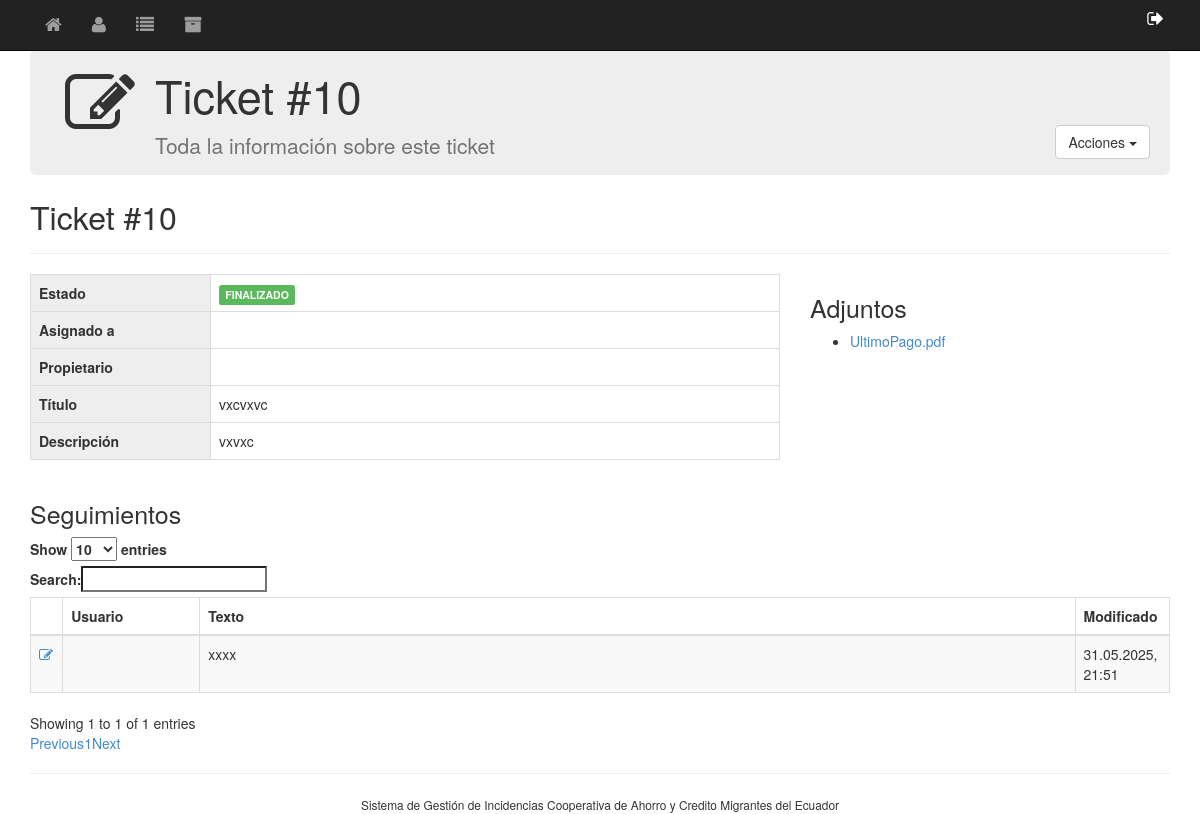
/ticket/10/ (signed in), run on the app's committed database.
### main/models.py (models this page shows, shortened)
class Ticket(models.Model):
    title = models.CharField('Title', max_length=title_max_length)
    owner = models.ForeignKey(
        User,
        on_delete=models.SET_NULL,
        related_name='owner',
        blank=True,
        null=True,
        verbose_name='Owner'
    )
    description = models.TextField('Description', blank=True, null=True)
    STATUS_CHOICES = [
        ('TODO', 'TODO'),
        ('IN PROGRESS', 'IN PROGRESS'),
        ('WAITING', 'WAITING'),
        ('DONE', 'DONE'),
    ]
    status = models.CharField(
        'Status',
        choices=STATUS_CHOICES,
        max_length=title_max_length,
        blank=True,
        null=True,
    )
    waiting_for = models.ForeignKey(
        User,
        on_delete=models.SET_NULL,
        related_name='waiting_for',
        blank=True,
        null=True,
        verbose_name='Waiting For'
    )
    closed_date = models.DateTimeField(blank=True, null=True)
    assigned_to = models.ForeignKey(
        User,
        on_delete=models.SET_NULL,
        related_name='assigned_to',
        blank=True,
        null=True,
        verbose_name='Assigned to'
    )
    created = models.DateTimeField(auto_now_add=True)
    updated = models.DateTimeField(auto_now=True)

class Attachment(models.Model):
    ticket = models.ForeignKey(Ticket, verbose_name='Ticket', on_delete=models.CASCADE)
    file = models.FileField('File', upload_to=attachment_path, max_length=1000)
    filename = models.CharField('Filename', max_length=1000)
    user = models.ForeignKey(User, blank=True, null=True, verbose_name='User', on_delete=models.SET_NULL)
    created = models.DateTimeField(auto_now_add=True)
    class Meta:
        verbose_name = 'Attachment'
        verbose_name_plural = 'Attachments'

class FollowUp(models.Model):
    ticket = models.ForeignKey(Ticket, verbose_name='Ticket', on_delete=models.CASCADE)
    date = models.DateTimeField('Date', default=timezone.now)
    title = models.CharField('Title', max_length=200)
    text = models.TextField('Text', blank=True, null=True)
    user = models.ForeignKey(User, blank=True, null=True, verbose_name='User', on_delete=models.SET_NULL)
    created = models.DateTimeField(auto_now_add=True)
    modified = models.DateTimeField(auto_now=True)
    class Meta:
        ordering = ['-modified']

### main/views.py (the view)
# urls.py: path("ticket/<int:pk>/",   login_required(views.ticket_detail_view), name="ticket_detail"),
def ticket_detail_view(request, pk):
    ticket = Ticket.objects.get(id=pk)
    attachments = Attachment.objects.filter(ticket=ticket)
    followups = FollowUp.objects.filter(ticket=ticket)
    context = {
        'ticket': ticket,
        'attachments': attachments,
        'followups': followups,
    }
    return render(request, 'main/ticket_detail.html', context)

### main/templates/main/ticket_detail.html (shortened to what this page needs)
{% extends "main/base.html" %}
{% block header_icon %}<i class="fa fa-pencil-square-o fa-5x"></i>{% endblock %}
{% block headline %}Ticket #{{ ticket.id }}{% endblock %}
{% block head-message %}Toda la información sobre este ticket{% endblock %}
{% block content %}
<div class="dropdown" style="float:right;margin-top:-50px;margin-right:20px;">
    <button class="btn btn-default dropdown-toggle" type="button" id="acciones" data-toggle="dropdown" aria-expanded="true">
        Acciones <span class="caret"></span>
    </button>
</div>
<div class="page-header"><h1>Ticket #{{ ticket.id }}</h1></div>
<div class="row">
    <div class="col-lg-8">
        <table class="table table-bordered">
            <tr>
                <td class="description"><b>Estado</b></td>
                <td>
                    {% if ticket.status == "TODO" %}
                        <span class="label label-danger">PENDIENTE</span>
                    {% elif ticket.status == "DONE" %}
                        <span class="label label-success">FINALIZADO</span>
                    {% elif ticket.status == "WAITING" %}
                        <span class="label label-warning">EN&nbsp;ESPERA</span>
                    {% elif ticket.status == "IN PROGRESS" %}
                        <span class="label label-default">EN&nbsp;PROCESO</span>
                    {% endif %}
                </td>
            </tr>
            <tr>
                <td class="description"><b>Asignado a</b></td>
                <td>
                </td>
            </tr>
            <tr>
                <td class="description"><b>Propietario</b></td>
                <td>{{ ticket.owner.first_name }} {{ ticket.owner.last_name }}</td>
            </tr>
            <tr>
                <td width="180px" class="description"><b>Título</b></td>
                <td>{{ ticket.title }}</td>
            </tr>
            <tr>
                <td class="description"><b>Descripción</b></td>
                <td>{{ ticket.description }}</td>
            </tr>
        </table>
    </div>
    <div class="col-lg-4">
        {% if attachments %}
            <h2>Adjuntos</h2>
            <ul>
                {% for attachment in attachments %}
                    <li>
                        <a href="/media/tickets/{{ ticket.id }}/{{ attachment.filename }}">{{ attachment.filename }}</a>
                    </li>
                {% endfor %}
            </ul>
        {% endif %}
    </div>
</div>
<link rel="stylesheet" href="//cdn.datatables.net/plug-ins/9dcbecd42ad/integration/bootstrap/3/dataTables.bootstrap.css">
<h2>Seguimientos</h2>
{% if followups %}
<table id="followups" class="table table-striped table-bordered" width="100%">
    <thead>
        <tr>
            <th width="10px"></th>
            <th width="150px">Usuario</th>
            <th>Texto</th>
            <th width="100px">Modificado</th>
        </tr>
    </thead>
    <tbody>
        {% for followup in followups %}
            <tr>
                <td>
                    <a href="{% url 'followup_edit' pk=followup.id %}">
                        <i class="fa fa-pencil-square-o"></i>
                    </a>
                </td>
                <td>{{ followup.user.first_name }} {{ followup.user.last_name }}</td>
                <td>{{ followup.text }}</td>
                <td>{{ followup.modified|date:"d.m.Y, G:i" }}</td>
            </tr>
        {% endfor %}
    </tbody>
</table>
{% else %}
    <p>Sin seguimientos aún…</p>
{% endif %}
{% endblock %}

### static/css/style.css (style rules this page uses)
body { padding-top: 50px; }
.page-header { padding-bottom: 9px; margin: 24px 0px 20px; border-bottom: 1px solid #EEE; }
.page-header h1 { font-size: 32px; }
h2 { font-size: 25px; }

### static/css/print.css (style rules this page uses)
.dropdown { display: none; }
a[href]:after { content: none !important; }

### main/templates/main/ticket_detail.html (style rules this page uses)
.description { background:#EEE; }

### data on the page
Ticket: id "10", title "vxcvxvc", description "vxvxc"
Attachment: filename "UltimoPago.pdf"
FollowUp: text "xxxx", modified "31.05.2025, 21:51"
